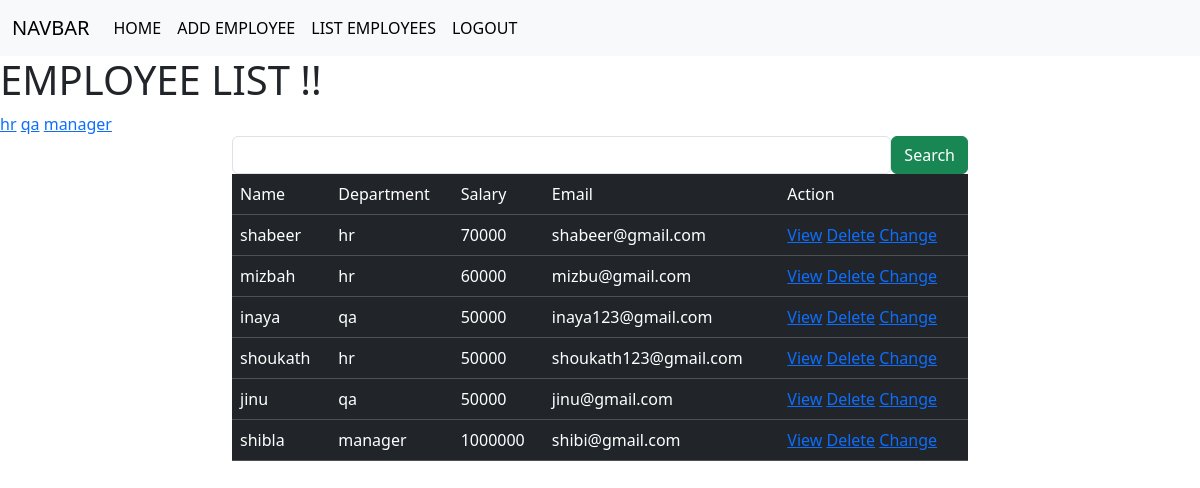
/employees/all (signed in), run on the app's committed database.
### crm/models.py (models this page shows, shortened)
class Employees(models.Model):
    Name=models.CharField(max_length=200)
    Department=models.CharField(max_length=200)
    Salary=models.PositiveIntegerField()
    Email=models.EmailField(unique=True)
    Contact=models.CharField(null=True, max_length=20)
    Age=models.PositiveIntegerField()
    Profile_pic=models.ImageField(upload_to="images",null=True,blank=True)
    DOB=models.DateField(null=True,blank=True)

### crm/views.py (the view, shortened to what this page needs)
# urls.py: path('employees/all',views.EmployeesListView.as_view(),name="emp-all"),
@method_decorator(signin_required,name="dispatch")
class EmployeesListView(View):
    def get(self,request,*args,**kwargs):
       qs=Employees.objects.all()
       Departments=Employees.objects.all().values_list("Department",flat=True).distinct()
       print(Departments)
       if "Department" in request.GET:
           dept=request.GET.get("Department")
           qs=qs.filter(Department__iexact=dept)
       return render(request,"emp-list.html",{"data":qs,"Departments":Departments})

### crm/views.py (called while the page is built)
def signin_required(fn):
    def wrapper(request,*args,**kwargs):
        if not request.user.is_authenticated:
            messages.error(request,"Invalid Session")
            return redirect("signin")
        else:
            return fn(request,*args,**kwargs)
    return wrapper

### crm/templates/emp-list.html (shortened to what this page needs)
{%extends 'base.html'%}
{%block body_block%}
<h1>EMPLOYEE LIST !!</h1>
<div>
    {%for dept in Departments%}
        <a href="{%url 'emp-all'%}?Department={{dept}}">{{dept}}</a>
    {%endfor%}
</div>
<div class="container">
    <div class="row">
        <div class="col-2"></div>
        <div class="col-8">
            <form action="" method="post">
                <div class="d-flex">
                    <input type="text" name="Box" class="form-control">
                <button type="submit" class="btn btn-success">Search</button>
                </div>
            </form>
        </div>
        <div class="col-2"></div>
    </div>
</div>
<div class="container">
    <div class="row">
        <div class="col-2"></div>
        <div class="col-8">
            <table class="table table-dark table-stripped caption-top">
                <tr>
                    <td>Name</td>
                    <td>Department</td>
                    <td>Salary</td>
                    <td>Email</td>
                    <td>Action</td>
                </tr>
                {%for emp in data%}
                <tr>
                    <td>{{emp.Name}}</td>
                    <td>{{emp.Department}}</td>
                    <td>{{emp.Salary}}</td>
                    <td>{{emp.Email}}</td>
                    <td>
                        <a href="{%url 'emp-detail' emp.id%}">View</a>
                        <a href="{%url 'emp-delete' emp.id%}">Delete</a>
                        <a href="{%url 'emp-edit' emp.id%}">Change</a>
                    </td>
                </tr>
                {%endfor%}
            </table>
        </div>
        <div class="col-2"></div>
    </div>
</div>
{%endblock%}

### crm/templates/base.html (shortened to what this page needs)
<!DOCTYPE html>
<html lang="en">
<head>
    <link href="https://cdn.jsdelivr.net/npm/bootstrap@5.3.2/dist/css/bootstrap.min.css" rel="stylesheet">
</head>
<body>
    <nav class="navbar navbar-expand-lg bg-body-tertiary">
        <div class="container-fluid">
          <a class="navbar-brand" href="#">NAVBAR</a>
          <div class="collapse navbar-collapse" id="navbarSupportedContent">
            <ul class="navbar-nav me-auto mb-2 mb-lg-0">
              <li class="nav-item">
                <a class="nav-link active" aria-current="page" href="#">HOME</a>
              </li>
              <li class="nav-item">
                <a class="nav-link active" aria-current="page" href="{%url 'emp-add'%}">ADD EMPLOYEE</a>
              </li>
              <li class="nav-item">
                <a class="nav-link active" aria-current="page" href="{%url 'emp-all'%}">LIST EMPLOYEES</a>
              </li>
              <li class="nav-item">
                <a class="nav-link active" aria-current="page" href="{%url 'signout'%}">LOGOUT</a>
              </li>
            </ul>
          </div>
        </div>
      </nav>
      {%block body_block%}
      {%endblock%}
</body>
</html>

### data on the page
Employees: Name "shabeer", Department "hr", Salary "70000", Email "shabeer@gmail.com"
Employees: Name "mizbah", Department "hr", Salary "60000", Email "mizbu@gmail.com"
Employees: Name "inaya", Department "qa", Salary "50000", Email "inaya123@gmail.com"
Employees: Name "shoukath", Department "hr", Salary "50000", Email "shoukath123@gmail.com"
Employees: Name "jinu", Department "qa", Salary "50000", Email "jinu@gmail.com"
Employees: Name "shibla", Department "manager", Salary "1000000", Email "shibi@gmail.com"

### other printed values
{{ dept }} "hr" "qa" "manager"
